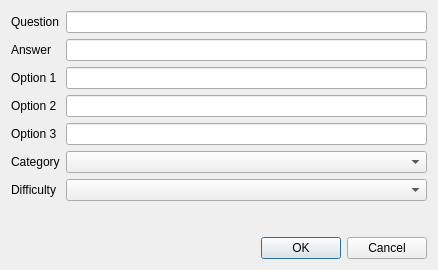
<?xml version="1.0" encoding="UTF-8"?>
<ui version="4.0">
 <class>ItemEditor</class>
 <widget class="QDialog" name="ItemEditor">
  <property name="geometry">
   <rect>
    <x>0</x>
    <y>0</y>
    <width>438</width>
    <height>270</height>
   </rect>
  </property>
  <property name="windowTitle">
   <string>Question Editor</string>
  </property>
  <layout class="QVBoxLayout" name="verticalLayout">
   <item>
    <layout class="QFormLayout" name="formLayout">
     <item row="0" column="0">
      <widget class="QLabel" name="questionLabel">
       <property name="text">
        <string>Question</string>
       </property>
       <property name="buddy">
        <cstring>questionLineEdit</cstring>
       </property>
      </widget>
     </item>
     <item row="0" column="1">
      <widget class="QLineEdit" name="questionLineEdit"/>
     </item>
     <item row="1" column="0">
      <widget class="QLabel" name="answerLabel">
       <property name="text">
        <string>Answer</string>
       </property>
       <property name="buddy">
        <cstring>answerLineEdit</cstring>
       </property>
      </widget>
     </item>
     <item row="1" column="1">
      <widget class="QLineEdit" name="answerLineEdit"/>
     </item>
     <item row="2" column="0">
      <widget class="QLabel" name="option1Label">
       <property name="text">
        <string>Option 1</string>
       </property>
       <property name="buddy">
        <cstring>option1LineEdit</cstring>
       </property>
      </widget>
     </item>
     <item row="2" column="1">
      <widget class="QLineEdit" name="option1LineEdit"/>
     </item>
     <item row="3" column="0">
      <widget class="QLabel" name="option2Label">
       <property name="text">
        <string>Option 2</string>
       </property>
       <property name="buddy">
        <cstring>option2LineEdit</cstring>
       </property>
      </widget>
     </item>
     <item row="3" column="1">
      <widget class="QLineEdit" name="option2LineEdit"/>
     </item>
     <item row="4" column="0">
      <widget class="QLabel" name="option4Label">
       <property name="text">
        <string>Option 3</string>
       </property>
       <property name="buddy">
        <cstring>option3LineEdit</cstring>
       </property>
      </widget>
     </item>
     <item row="4" column="1">
      <widget class="QLineEdit" name="option3LineEdit"/>
     </item>
     <item row="5" column="0">
      <widget class="QLabel" name="categoryLabel">
       <property name="text">
        <string>Category</string>
       </property>
       <property name="buddy">
        <cstring>categoryComboBox</cstring>
       </property>
      </widget>
     </item>
     <item row="5" column="1">
      <widget class="QComboBox" name="categoryComboBox"/>
     </item>
     <item row="6" column="0">
      <widget class="QLabel" name="difficultyLabel">
       <property name="text">
        <string>Difficulty</string>
       </property>
       <property name="buddy">
        <cstring>difficultyComboBox</cstring>
       </property>
      </widget>
     </item>
     <item row="6" column="1">
      <widget class="QComboBox" name="difficultyComboBox"/>
     </item>
    </layout>
   </item>
   <item>
    <widget class="QDialogButtonBox" name="buttonBox">
     <property name="orientation">
      <enum>Qt::Horizontal</enum>
     </property>
     <property name="standardButtons">
      <set>QDialogButtonBox::Cancel|QDialogButtonBox::Ok</set>
     </property>
    </widget>
   </item>
  </layout>
 </widget>
 <resources/>
 <connections>
  <connection>
   <sender>buttonBox</sender>
   <signal>accepted()</signal>
   <receiver>ItemEditor</receiver>
   <slot>accept()</slot>
   <hints>
    <hint type="sourcelabel">
     <x>224</x>
     <y>212</y>
    </hint>
    <hint type="destinationlabel">
     <x>157</x>
     <y>237</y>
    </hint>
   </hints>
  </connection>
  <connection>
   <sender>buttonBox</sender>
   <signal>rejected()</signal>
   <receiver>ItemEditor</receiver>
   <slot>reject()</slot>
   <hints>
    <hint type="sourcelabel">
     <x>292</x>
     <y>218</y>
    </hint>
    <hint type="destinationlabel">
     <x>286</x>
     <y>237</y>
    </hint>
   </hints>
  </connection>
 </connections>
</ui>
